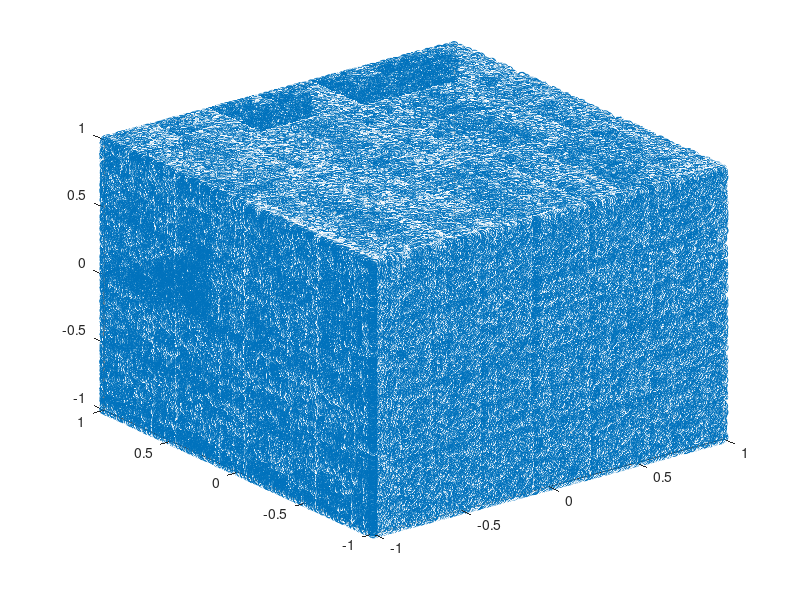

The MATLAB source for this figure:
photons = csvread("photons.csv", 0, 0);
[uni,id] = unique(photons, 'rows');
photons_new = photons;
% photons_new(id, :) = 0;
% scatter3(photons_new(:,1), photons_new(:,2), photons_new(:,3));
scatter3(photons(:,1), photons(:,2), photons(:,3));
